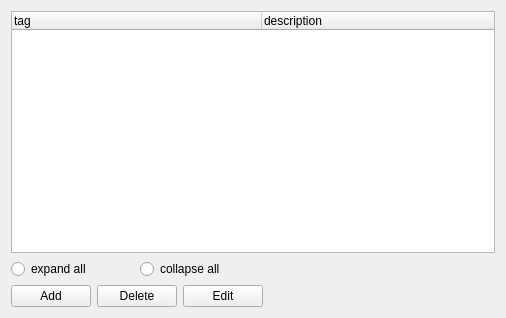
<?xml version="1.0" encoding="UTF-8"?>
<ui version="4.0">
 <class>tags_form</class>
 <widget class="QWidget" name="tags_form">
  <property name="geometry">
   <rect>
    <x>0</x>
    <y>0</y>
    <width>506</width>
    <height>318</height>
   </rect>
  </property>
  <property name="windowTitle">
   <string>Tags</string>
  </property>
  <property name="windowIcon">
   <iconset resource="../configurator.qrc">
    <normaloff>:/images/tag_blue.png</normaloff>:/images/tag_blue.png</iconset>
  </property>
  <property name="singletonWindow" stdset="0">
   <bool>true</bool>
  </property>
  <layout class="QGridLayout" name="gridLayout">
   <item row="2" column="1">
    <spacer name="horizontalSpacer">
     <property name="orientation">
      <enum>Qt::Horizontal</enum>
     </property>
     <property name="sizeHint" stdset="0">
      <size>
       <width>40</width>
       <height>20</height>
      </size>
     </property>
    </spacer>
   </item>
   <item row="2" column="0">
    <layout class="QHBoxLayout" name="horizontalLayout_4">
     <item>
      <widget class="QRadioButton" name="radioButton">
       <property name="text">
        <string>expand all</string>
       </property>
      </widget>
     </item>
     <item>
      <widget class="QRadioButton" name="collapse">
       <property name="text">
        <string>collapse all</string>
       </property>
      </widget>
     </item>
    </layout>
   </item>
   <item row="1" column="0" colspan="2">
    <widget class="QTreeWidget" name="tag">
     <property name="itemsExpandable">
      <bool>true</bool>
     </property>
     <property name="action" stdset="0">
      <string notr="true">TagHierarchyRequest tag {id=1}</string>
     </property>
     <property name="dataslot" stdset="0">
      <string notr="true">tag</string>
     </property>
     <property name="contextmenu" stdset="0">
      <string notr="true">add, edit, delete</string>
     </property>
     <property name="contextmenu:add" stdset="0">
      <string>Add Tag</string>
     </property>
     <property name="contextmenu:edit" stdset="0">
      <string>Edit Tag</string>
     </property>
     <property name="contextmenu:delete" stdset="0">
      <string>Delete Tag</string>
     </property>
     <property name="form:add" stdset="0">
      <string notr="true">tag_add?id={selected:1}</string>
     </property>
     <property name="form:edit" stdset="0">
      <string notr="true">tag_edit?id={selected:1}</string>
     </property>
     <property name="form:delete" stdset="0">
      <string notr="true">tag_delete?id={selected:1}</string>
     </property>
     <attribute name="headerDefaultSectionSize">
      <number>250</number>
     </attribute>
     <column>
      <property name="text">
       <string>tag</string>
      </property>
     </column>
     <column>
      <property name="text">
       <string>description</string>
      </property>
     </column>
    </widget>
   </item>
   <item row="5" column="0">
    <layout class="QHBoxLayout" name="horizontalLayout">
     <item>
      <widget class="QPushButton" name="add">
       <property name="text">
        <string>Add</string>
       </property>
       <property name="form" stdset="0">
        <string notr="true">tag_add?id={tag.selected:1}&amp;root.selected={tag.selected:no:yes}</string>
       </property>
      </widget>
     </item>
     <item>
      <widget class="QPushButton" name="delete">
       <property name="text">
        <string>Delete</string>
       </property>
       <property name="form" stdset="0">
        <string notr="true">tag_delete?id={tag.selected}</string>
       </property>
      </widget>
     </item>
     <item>
      <widget class="QPushButton" name="edit">
       <property name="text">
        <string>Edit</string>
       </property>
       <property name="form" stdset="0">
        <string notr="true">tag_edit?id={tag.selected}</string>
       </property>
      </widget>
     </item>
    </layout>
   </item>
  </layout>
 </widget>
 <tabstops>
  <tabstop>tag</tabstop>
  <tabstop>radioButton</tabstop>
  <tabstop>collapse</tabstop>
  <tabstop>add</tabstop>
  <tabstop>delete</tabstop>
  <tabstop>edit</tabstop>
 </tabstops>
 <resources>
  <include location="../configurator.qrc"/>
 </resources>
 <connections>
  <connection>
   <sender>radioButton</sender>
   <signal>toggled(bool)</signal>
   <receiver>tag</receiver>
   <slot>expandAll()</slot>
   <hints>
    <hint type="sourcelabel">
     <x>66</x>
     <y>270</y>
    </hint>
    <hint type="destinationlabel">
     <x>62</x>
     <y>234</y>
    </hint>
   </hints>
  </connection>
  <connection>
   <sender>collapse</sender>
   <signal>toggled(bool)</signal>
   <receiver>tag</receiver>
   <slot>collapseAll()</slot>
   <hints>
    <hint type="sourcelabel">
     <x>146</x>
     <y>265</y>
    </hint>
    <hint type="destinationlabel">
     <x>146</x>
     <y>227</y>
    </hint>
   </hints>
  </connection>
  <connection>
   <sender>tag</sender>
   <signal>doubleClicked(QModelIndex)</signal>
   <receiver>edit</receiver>
   <slot>click()</slot>
   <hints>
    <hint type="sourcelabel">
     <x>299</x>
     <y>113</y>
    </hint>
    <hint type="destinationlabel">
     <x>216</x>
     <y>294</y>
    </hint>
   </hints>
  </connection>
 </connections>
</ui>
